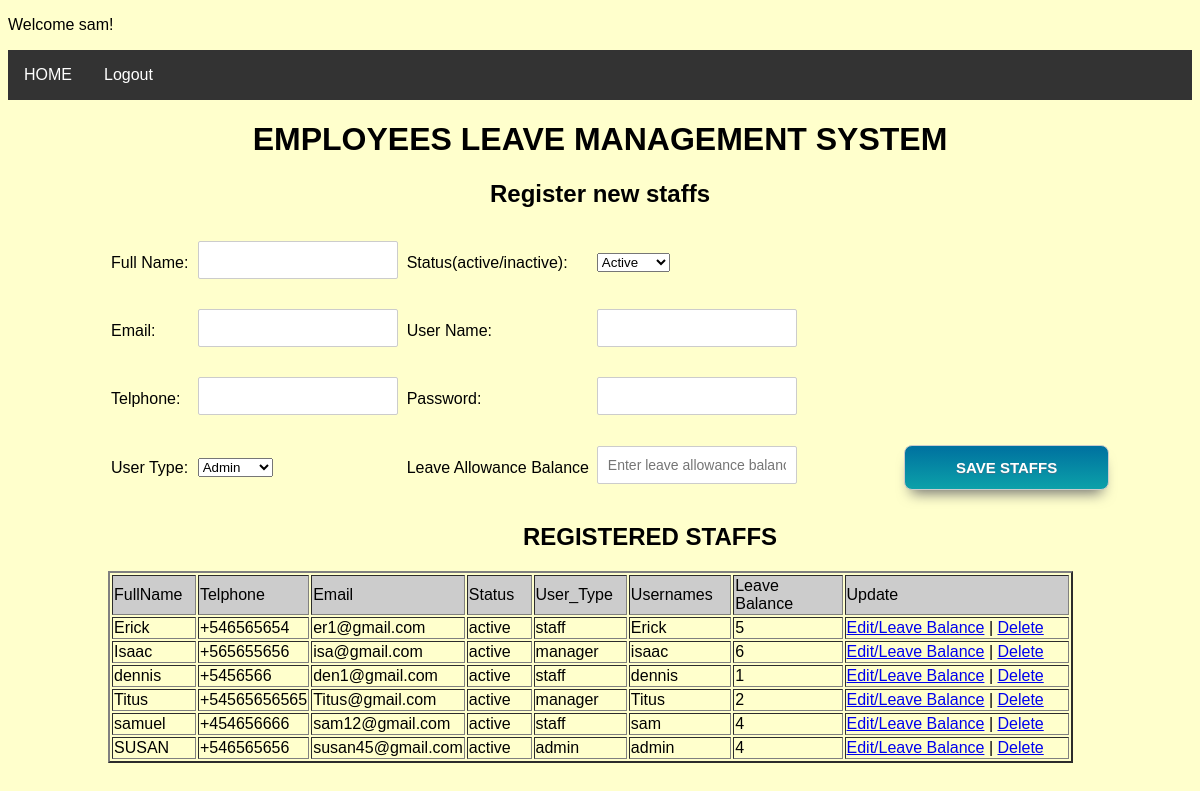
Screenshot of /Registerstaffs.php (signed in) with the database file from the repository.
### tables this page shows
CREATE TABLE IF NOT EXISTS `users` (
  `UserID` int(11) NOT NULL AUTO_INCREMENT,
  `FullName` varchar(100) NOT NULL,
  `Telphone` varchar(40) NOT NULL,
  `Email` varchar(40) NOT NULL,
  `Status` varchar(40) NOT NULL,
  `User_Type` varchar(40) NOT NULL,
  `Usernames` varchar(40) NOT NULL,
  `Passwords` varchar(40) NOT NULL,
  `LeaveBalance` int(20) NOT NULL,
  PRIMARY KEY (`UserID`)
);

### Registerstaffs.php (the view, shortened to what this page needs)
<?php
include_once("db.php");
$result = mysqli_query($con, "SELECT * FROM users ORDER BY UserID DESC");
?>
<!DOCTYPE html>
<html>
<head>
<link href="style.css" rel="stylesheet">
</head>
<body>
<p align="left">Welcome <?php echo $_SESSION['Usernames']; ?>!</p>
<ul>
  <li><a href="index.php">HOME</a></li>
  <li><a href="logout.php">Logout</a></li>
</ul>
<div>
<h1 align="center">EMPLOYEES LEAVE  MANAGEMENT SYSTEM</h1>
<h2 align="center">Register new staffs</h2>
<div style="padding-left:100px">
<form action="Registerstaffs.php" method="post" name="form1">
        <table border="0" style="padding-left:-100px;">
            <tr>
                <td width="9%">Full Name:</td>
              <td width="22%"><input type="text" name="FullName" required/></td>
				                <td width="20%">Status(active/inactive):</td>
              <td width="27%">
			  <select name="Status">
				<option value="active">Active</option>
			  </select>
			  </td>
			  <td width="22%"></td>
            </tr>
            <tr>
                <td>Email:</td>
                <td><input type="text" name="Email" required/></td>
				<td>User Name:</td>
                <td><input type="text" name="Usernames" required/></td>
				<td></td>
            </tr>
            <tr>
                <td>Telphone:</td>
                <td>
				<input type="text" name="Telphone" required>
				</td>
		                <td>Password:</td>
                <td><input type="Password" name="Passwords" pattern="(?=.*\d)(?=.*[a-z])(?=.*[A-Z]).{10,}" title="Must contain at least one number and one uppercase and lowercase letter, and at least 10 or more characters" required/></td>
				<td></td>
            </tr>
			<tr>
            <td>User Type:</td>
                <td><select name="User_Type">
				<option value="admin">Admin</option>
			  </select></td>
				 <td>Leave Allowance Balance</td>
                <td><input type="text" name="leavebalance" placeholder="Enter leave allowance balance" required></td>
				<td><input type="submit" name="Submit" value="SAVE STAFFS"></td>
            </tr>
    </table>
  </form>
		<h2 align="center">REGISTERED STAFFS</h2>
<table width='89%' border=2>
        <tr bgcolor='#CCCCCC'>
            <td width="9%">FullName</td>
            <td width="9%">Telphone</td>
            <td width="6%">Email</td>
			<td width="7%">Status</td>
			<td width="10%">User_Type</td>
			<td width="11%">Usernames</td>
			<td width="12%">Leave Balance</td>
			<td width="25%">Update</td>
        </tr>
        <?php
        while($res = mysqli_fetch_array($result)) {
            echo "<tr>";
            echo "<td>".$res['FullName']."</td>";
            echo "<td>".$res['Telphone']."</td>";
            echo "<td>".$res['Email']."</td>";
			echo "<td>".$res['Status']."</td>";
            echo "<td>".$res['User_Type']."</td>";
            echo "<td>".$res['Usernames']."</td>";
			 echo "<td>".$res['LeaveBalance']."</td>";
            echo "<td><a href=\"updatestaffs.php?UserID=$res[UserID]\">Edit/Leave Balance</a> | <a href=\"delete.php?UserID=$res[UserID]\" onClick=\"return confirm('Are you sure you want to delete?')\">Delete</a></td>";
        }
        ?>
  </table>
  </div>
</div>
</body>
</html>

### style.css (style rules this page uses)
body { font-family:Arial, Sans-Serif; }
input[type='text'], input[type='email'], input[type='password'],input[type='textarea'] { width: 200px; border-radius: 2px; border: 1px solid #CCC; padding: 10px; color: #333; font-size: 14px; margin-top: 10px; }
input[type='submit'] { margin: 5% 25%; box-shadow: 0px 10px 14px -7px #6e6e6e; background: linear-gradient(to bottom, #0073a0 5%, #0ca1a9 100%); background-color: #ad728b; border-radius: 8px; display: inline-block; cursor: pointer; color: #ffffff; font-family: Arial; font-size: 15px; font-weight: bold; padding: 13px 32px; text-decoration: none; text-shadow: 0px 1px 0px #3d768a; }
ul { list-style-type: none; margin: 0; padding: 0; overflow: hidden; background-color: #333333; }
li { float: left; }
li a { display: block; color: white; text-align: center; padding: 16px; text-decoration: none; }
body { background-image: url("https://www.creativefabrica.com/wp-content/uploads/2020/05/08/Abstract-Website-Background-with-Squares-Graphics-4067055-1.jpg") !important; }

### Registerstaffs.php (style rules this page uses)
body { background-color:#FFFFCC; }
ul { list-style-type: none; margin: 0; padding: 0; overflow: hidden; background-color: #333333; }
li { float: left; }
li a { display: block; color: white; text-align: center; padding: 16px; text-decoration: none; }
input { width: 100%; padding: 12px; border: 1px solid #ccc; border-radius: 4px; box-sizing: border-box; margin-top: 6px; margin-bottom: 16px; }
input[type=submit] { background-color: #4CAF50; color: white; width:205px; }

### rows the page displays
users: FullName "Erick", Telphone "+546565654", Email "er1@gmail.com", Status "active", User_Type "staff", Usernames "Erick", LeaveBalance "5"
users: FullName "Isaac", Telphone "+565655656", Email "isa@gmail.com", Status "active", User_Type "manager", Usernames "isaac", LeaveBalance "6"
users: FullName "dennis", Telphone "+5456566", Email "den1@gmail.com", Status "active", User_Type "staff", Usernames "dennis", LeaveBalance "1"
users: FullName "Titus", Telphone "+54565656565", Email "Titus@gmail.com", Status "active", User_Type "manager", Usernames "Titus", LeaveBalance "2"
users: FullName "samuel", Telphone "+454656666", Email "sam12@gmail.com", Status "active", User_Type "staff", Usernames "sam", LeaveBalance "4"
users: FullName "SUSAN", Telphone "+546565656", Email "susan45@gmail.com", Status "active", User_Type "admin", Usernames "admin", LeaveBalance "4"

### other values shown
$_SESSION['Usernames'] "sam"
